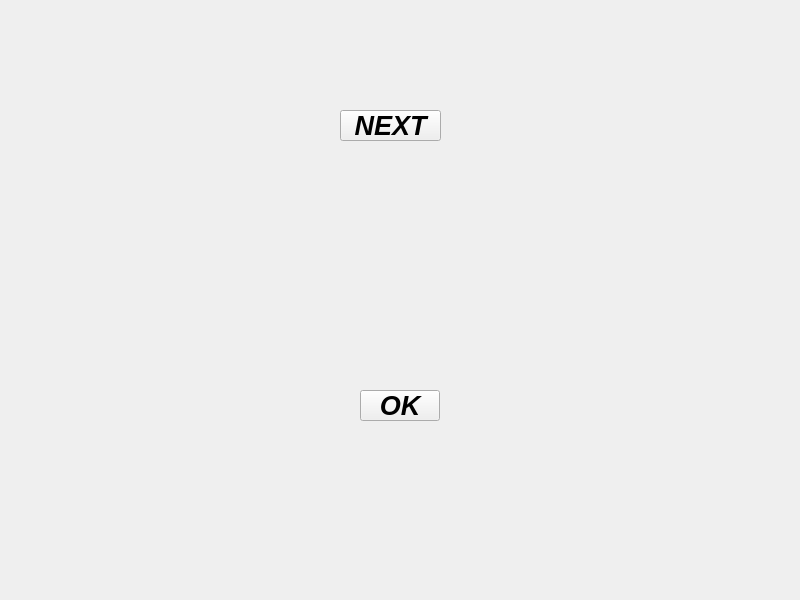
<?xml version="1.0" encoding="UTF-8"?>
<ui version="4.0">
 <class>HeadImage_Settings_panel</class>
 <widget class="QWidget" name="HeadImage_Settings_panel">
  <property name="geometry">
   <rect>
    <x>0</x>
    <y>0</y>
    <width>800</width>
    <height>600</height>
   </rect>
  </property>
  <property name="windowTitle">
   <string>Form</string>
  </property>
  <widget class="QLabel" name="headimage_settings_background">
   <property name="geometry">
    <rect>
     <x>6</x>
     <y>6</y>
     <width>800</width>
     <height>600</height>
    </rect>
   </property>
   <property name="minimumSize">
    <size>
     <width>800</width>
     <height>600</height>
    </size>
   </property>
   <property name="maximumSize">
    <size>
     <width>800</width>
     <height>600</height>
    </size>
   </property>
   <property name="text">
    <string/>
   </property>
   <property name="pixmap">
    <pixmap resource="resources_file.qrc">:/game_resources/headimage_settings_background(1).jpg</pixmap>
   </property>
  </widget>
  <widget class="QStackedWidget" name="Headimages">
   <property name="geometry">
    <rect>
     <x>290</x>
     <y>170</y>
     <width>200</width>
     <height>200</height>
    </rect>
   </property>
   <property name="minimumSize">
    <size>
     <width>200</width>
     <height>200</height>
    </size>
   </property>
   <property name="maximumSize">
    <size>
     <width>200</width>
     <height>200</height>
    </size>
   </property>
   <property name="currentIndex">
    <number>0</number>
   </property>
   <widget class="QWidget" name="page">
    <layout class="QGridLayout" name="gridLayout_7">
     <item row="0" column="0">
      <widget class="QWidget" name="image_widget1" native="true">
       <layout class="QGridLayout" name="gridLayout_6">
        <item row="0" column="0">
         <widget class="QLabel" name="headimage1">
          <property name="minimumSize">
           <size>
            <width>200</width>
            <height>200</height>
           </size>
          </property>
          <property name="maximumSize">
           <size>
            <width>200</width>
            <height>200</height>
           </size>
          </property>
          <property name="text">
           <string/>
          </property>
          <property name="pixmap">
           <pixmap resource="resources_file.qrc">:/game_resources/headimage1(1).png</pixmap>
          </property>
         </widget>
        </item>
       </layout>
      </widget>
     </item>
    </layout>
   </widget>
   <widget class="QWidget" name="page_2">
    <layout class="QGridLayout" name="gridLayout_9">
     <item row="0" column="0">
      <widget class="QWidget" name="image_widget2" native="true">
       <layout class="QGridLayout" name="gridLayout_8">
        <item row="0" column="0">
         <widget class="QLabel" name="headimage2">
          <property name="minimumSize">
           <size>
            <width>200</width>
            <height>200</height>
           </size>
          </property>
          <property name="maximumSize">
           <size>
            <width>200</width>
            <height>200</height>
           </size>
          </property>
          <property name="text">
           <string/>
          </property>
          <property name="pixmap">
           <pixmap resource="resources_file.qrc">:/game_resources/headimage2(1).png</pixmap>
          </property>
         </widget>
        </item>
       </layout>
      </widget>
     </item>
    </layout>
   </widget>
   <widget class="QWidget" name="page_3">
    <layout class="QGridLayout" name="gridLayout_11">
     <item row="0" column="0">
      <widget class="QWidget" name="image_widget3" native="true">
       <layout class="QGridLayout" name="gridLayout_10">
        <item row="0" column="0">
         <widget class="QLabel" name="headimage3">
          <property name="minimumSize">
           <size>
            <width>200</width>
            <height>200</height>
           </size>
          </property>
          <property name="maximumSize">
           <size>
            <width>200</width>
            <height>200</height>
           </size>
          </property>
          <property name="text">
           <string/>
          </property>
          <property name="pixmap">
           <pixmap resource="resources_file.qrc">:/game_resources/headimage3(1).png</pixmap>
          </property>
         </widget>
        </item>
       </layout>
      </widget>
     </item>
    </layout>
   </widget>
   <widget class="QWidget" name="page_4">
    <layout class="QGridLayout" name="gridLayout_13">
     <item row="0" column="0">
      <widget class="QWidget" name="image_widget4" native="true">
       <layout class="QGridLayout" name="gridLayout_12">
        <item row="0" column="0">
         <widget class="QLabel" name="headimage4">
          <property name="minimumSize">
           <size>
            <width>200</width>
            <height>200</height>
           </size>
          </property>
          <property name="maximumSize">
           <size>
            <width>200</width>
            <height>200</height>
           </size>
          </property>
          <property name="text">
           <string/>
          </property>
          <property name="pixmap">
           <pixmap resource="resources_file.qrc">:/game_resources/headimage4(1).png</pixmap>
          </property>
         </widget>
        </item>
       </layout>
      </widget>
     </item>
    </layout>
   </widget>
   <widget class="QWidget" name="page_5">
    <layout class="QGridLayout" name="gridLayout_2">
     <item row="0" column="0">
      <widget class="QWidget" name="image_widget5" native="true">
       <layout class="QGridLayout" name="gridLayout">
        <item row="0" column="0">
         <widget class="QLabel" name="headimage5">
          <property name="minimumSize">
           <size>
            <width>200</width>
            <height>200</height>
           </size>
          </property>
          <property name="maximumSize">
           <size>
            <width>200</width>
            <height>200</height>
           </size>
          </property>
          <property name="text">
           <string/>
          </property>
          <property name="pixmap">
           <pixmap resource="resources_file.qrc">:/game_resources/headimage5(1).png</pixmap>
          </property>
         </widget>
        </item>
       </layout>
      </widget>
     </item>
    </layout>
   </widget>
   <widget class="QWidget" name="page_6">
    <layout class="QGridLayout" name="gridLayout_14">
     <item row="0" column="0">
      <widget class="QWidget" name="image_widget6" native="true">
       <layout class="QGridLayout" name="gridLayout_3">
        <item row="0" column="0">
         <widget class="QLabel" name="headimage6">
          <property name="minimumSize">
           <size>
            <width>200</width>
            <height>200</height>
           </size>
          </property>
          <property name="maximumSize">
           <size>
            <width>200</width>
            <height>200</height>
           </size>
          </property>
          <property name="text">
           <string/>
          </property>
          <property name="pixmap">
           <pixmap resource="resources_file.qrc">:/game_resources/headimage6(1).png</pixmap>
          </property>
         </widget>
        </item>
       </layout>
      </widget>
     </item>
    </layout>
   </widget>
   <widget class="QWidget" name="page_7">
    <layout class="QGridLayout" name="gridLayout_5">
     <item row="0" column="0">
      <widget class="QWidget" name="image_widget7" native="true">
       <layout class="QGridLayout" name="gridLayout_4">
        <item row="0" column="0">
         <widget class="QLabel" name="headimage7">
          <property name="minimumSize">
           <size>
            <width>200</width>
            <height>200</height>
           </size>
          </property>
          <property name="maximumSize">
           <size>
            <width>200</width>
            <height>200</height>
           </size>
          </property>
          <property name="text">
           <string/>
          </property>
          <property name="pixmap">
           <pixmap resource="resources_file.qrc">:/game_resources/headimage7(1).png</pixmap>
          </property>
         </widget>
        </item>
       </layout>
      </widget>
     </item>
    </layout>
   </widget>
  </widget>
  <widget class="QPushButton" name="OK_pushbutton">
   <property name="geometry">
    <rect>
     <x>360</x>
     <y>390</y>
     <width>80</width>
     <height>31</height>
    </rect>
   </property>
   <property name="font">
    <font>
     <pointsize>20</pointsize>
     <italic>true</italic>
     <bold>true</bold>
    </font>
   </property>
   <property name="text">
    <string>OK</string>
   </property>
  </widget>
  <widget class="QPushButton" name="next_pushbutton">
   <property name="geometry">
    <rect>
     <x>340</x>
     <y>110</y>
     <width>101</width>
     <height>31</height>
    </rect>
   </property>
   <property name="font">
    <font>
     <pointsize>20</pointsize>
     <italic>true</italic>
     <bold>true</bold>
    </font>
   </property>
   <property name="text">
    <string>NEXT</string>
   </property>
  </widget>
 </widget>
 <resources>
  <include location="resources_file.qrc"/>
 </resources>
 <connections/>
</ui>
